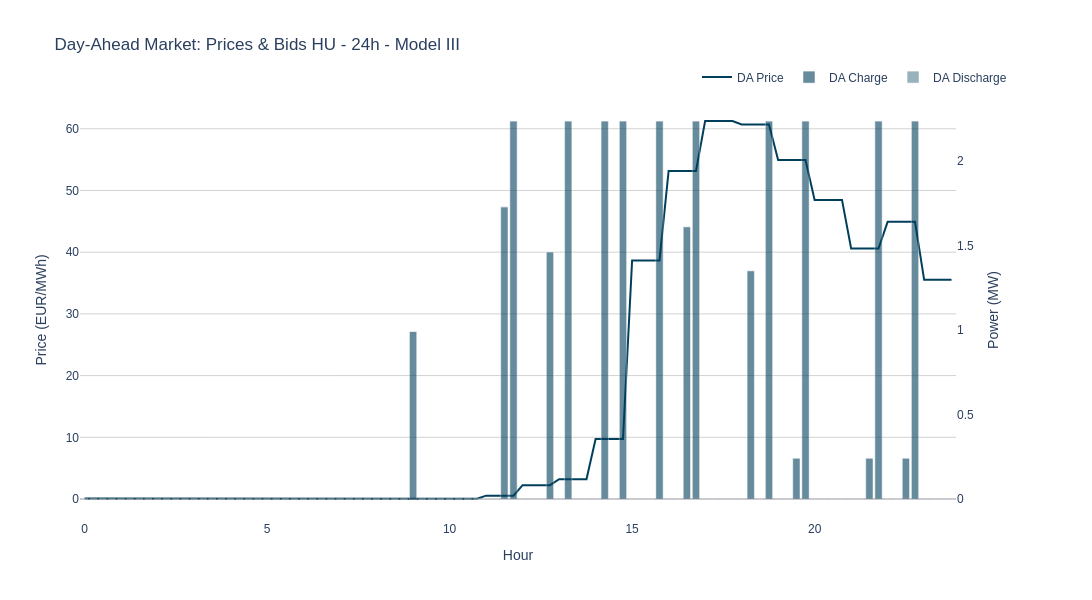

The notebook cell this image was saved under:
### Code cell
# Plot 1: Day-Ahead Market
print("\n[1/4] Day-Ahead Market...")
fig_da = plot_da_market_price_bid(solution_df, title_suffix=title_suffix, use_timestamp=False)
fig_da.write_html(str(plots_dir / "da_market_price_bid.html"))
fig_da.show()
print("   ✅ Saved: da_market_price_bid.html")
